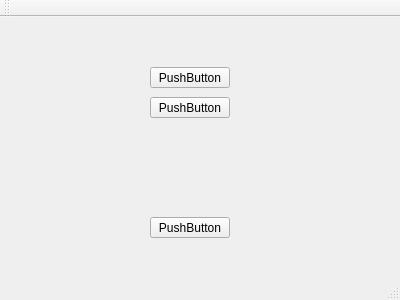
<?xml version="1.0" encoding="UTF-8"?>
<ui version="4.0">
 <class>MainWindow</class>
 <widget class="QMainWindow" name="MainWindow">
  <property name="geometry">
   <rect>
    <x>0</x>
    <y>0</y>
    <width>400</width>
    <height>300</height>
   </rect>
  </property>
  <property name="windowTitle">
   <string>MainWindow</string>
  </property>
  <widget class="QWidget" name="centralWidget">
   <widget class="QPushButton" name="pushButton">
    <property name="geometry">
     <rect>
      <x>150</x>
      <y>50</y>
      <width>80</width>
      <height>21</height>
     </rect>
    </property>
    <property name="text">
     <string>PushButton</string>
    </property>
   </widget>
   <widget class="QPushButton" name="pushButton_2">
    <property name="geometry">
     <rect>
      <x>150</x>
      <y>80</y>
      <width>80</width>
      <height>21</height>
     </rect>
    </property>
    <property name="text">
     <string>PushButton</string>
    </property>
   </widget>
   <widget class="QPushButton" name="pushButton_3">
    <property name="geometry">
     <rect>
      <x>150</x>
      <y>200</y>
      <width>80</width>
      <height>21</height>
     </rect>
    </property>
    <property name="text">
     <string>PushButton</string>
    </property>
   </widget>
  </widget>
  <widget class="QMenuBar" name="menuBar">
   <property name="geometry">
    <rect>
     <x>0</x>
     <y>0</y>
     <width>400</width>
     <height>20</height>
    </rect>
   </property>
  </widget>
  <widget class="QToolBar" name="mainToolBar">
   <attribute name="toolBarArea">
    <enum>TopToolBarArea</enum>
   </attribute>
   <attribute name="toolBarBreak">
    <bool>false</bool>
   </attribute>
  </widget>
  <widget class="QStatusBar" name="statusBar"/>
 </widget>
 <layoutdefault spacing="6" margin="11"/>
 <resources/>
 <connections/>
</ui>
